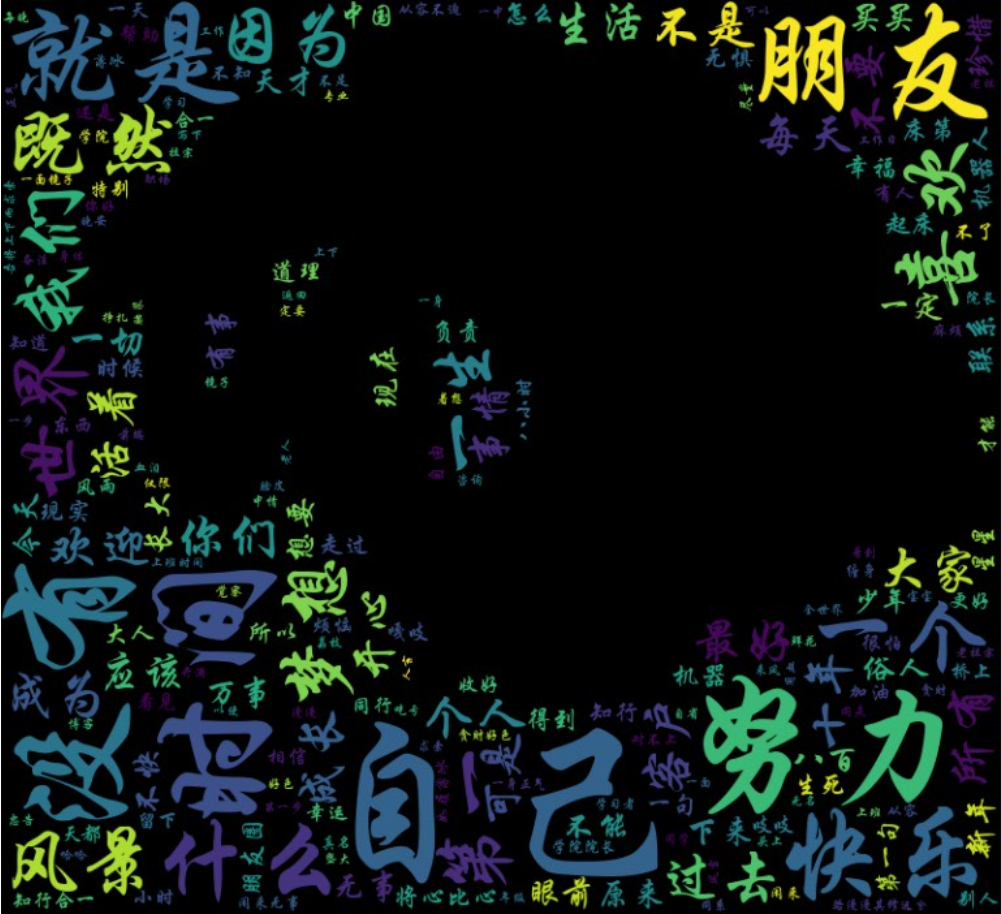
#> input picture itchat_test/images/signature_cloud_sheep.jpg, 1001 x 914 px
$ python pic_to_chars.py --src ../itchat_test/images/signature_cloud_sheep.jpg
#> lines starting #> are read from the running program, lines starting #| are printed output that depends on the picture
import argparse
from PIL import Image

#自定义字符画使用的字符
chars=list("$@B%8&WM#*oahkbdpqwmZO0QLCJUYXzcvunxrjft/\|()1{}[]?-_+~<>i!lI;:,\"^`'. ")
length=len(chars)
#定义命令行运行时的命令参数
parser=argparse.ArgumentParser()
parser.add_argument('-s','--src')
parser.add_argument('-o','--output')
#可以定义多个选项用于参数输入，只是-h与自带的帮助选项冲突了
parser.add_argument('-w','--width',type=int,default=40)
parser.add_argument('-hei','--height',type=int,default=40)

#解析并获取参数
args=parser.parse_args()
image=args.src
outfile=args.output
width=args.width
height=args.height

#将RGB像素值转换为对应的灰度值，不同的灰度值对应不同的字符，使用该字符代表rgb像素构成字符画
#转换公式为gray ＝ 0.2126 * r + 0.7152 * g + 0.0722 * b
def corresponding_char(r,g,b,alpha=256):

	if alpha==0:#表示该处为图片空白部分
		return ' '
	else:
		# 将 RGB 值转为灰度值 gray，灰度值范围为 0-255
		gray=0.2126*r+0.7152*g+0.0722*b
		#将灰度值映射到对应的字符，相邻灰度值可能对应相同的字符
		character=chars[int(gray/((256.0+1)/length))]
		return character
if __name__ == '__main__':
	im=Image.open(image,'r')
#> im is the input picture: PIL image 1001x914 RGB; mean R, G, B 14.6, 22.5, 20.2
	im=im.resize((width,height),Image.NEAREST)#转换为自定义宽高的低质量的图片
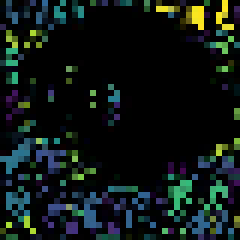
#> im: PIL image 40x40 RGB (shown 6 times larger); mean R, G, B 14.8, 23.5, 21.1
	tmp_list=''

	for i in range(height):
		for j in range(width):
			tmp_list+=corresponding_char(*im.getpixel((j,i)))#使用（j,i)是因为getpixel使用类似xy坐标的方法获取像素
		tmp_list+='\n'
	#写入文件
	if outfile:
		with open(outfile,'w') as f:
			f.write(tmp_list)
	else:
		with open('output.txt','w') as f:
			f.write(tmp_list)
